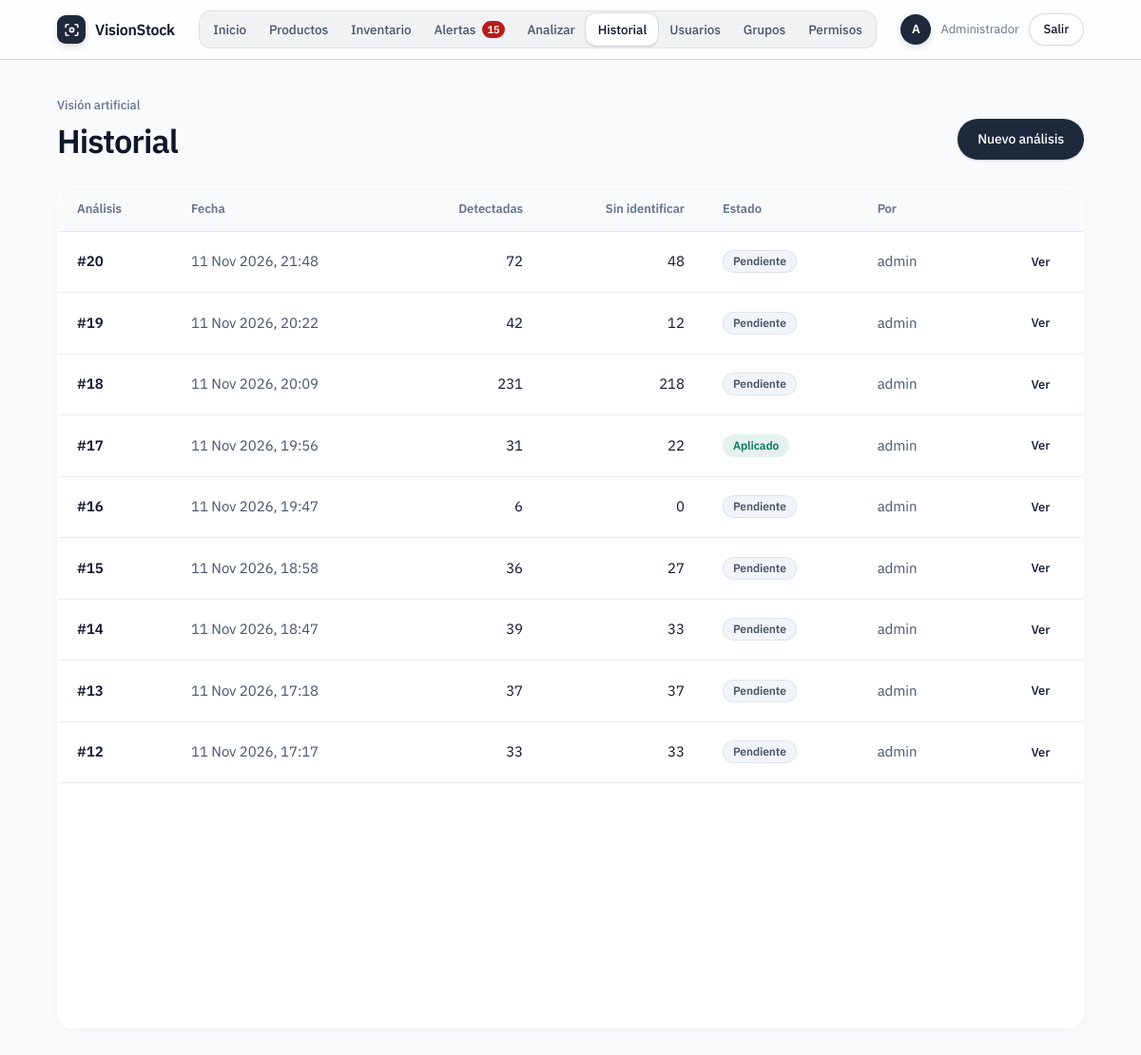
The app's page /analisis/historial/ (signed in) with its own data.
### vision/models.py (models this page shows, shortened)
class Inspection(models.Model):
    image = models.ImageField(upload_to='inspections/', verbose_name='Foto original')
    annotated_image = models.ImageField(
        upload_to='inspections/annotated/', blank=True, verbose_name='Foto analizada')
    total_detected = models.PositiveIntegerField(default=0, verbose_name='Unidades detectadas')
    unidentified = models.PositiveIntegerField(default=0, verbose_name='Sin identificar')
    notes = models.CharField(max_length=255, blank=True, verbose_name='Observaciones')
    applied = models.BooleanField(default=False, verbose_name='Aplicado al inventario')
    created_by = models.ForeignKey(
        settings.AUTH_USER_MODEL, on_delete=models.SET_NULL, null=True,
        blank=True, related_name='inspections', verbose_name='Analizado por')
    created_at = models.DateTimeField(auto_now_add=True, verbose_name='Fecha')
    class Meta:
        verbose_name = 'Análisis'
        verbose_name_plural = 'Análisis'
        ordering = ['-created_at']

### vision/views.py (the view)
# urls.py: path('historial/', views.inspection_list, name='inspection_list'),
@login_required
@permission_required('vision.view_inspection', raise_exception=True)
def inspection_list(request):
    inspections = Inspection.objects.select_related('created_by')[:200]
    return render(request, 'vision/inspection_list.html', {'inspections': inspections})

### inventory/views.py (called while the page is built)
def alertas(request):
    user = getattr(request, 'user', None)
    if user is None or not user.is_authenticated or not user.has_perm('inventory.view_alert'):
        return {}
    return {'alertas_abiertas': Alert.objects.filter(is_resolved=False).count()}

### vision/templates/vision/inspection_list.html (shortened to what this page needs)
{% extends "layouts/base.html" %}
{% block content %}
<div class="page-head">
  <div><p class="eyebrow">Visión artificial</p><h1>Historial</h1></div>
  {% if perms.vision.add_inspection %}<a href="{% url 'inspection_create' %}" class="btn">Nuevo análisis</a>{% endif %}
</div>
<div class="card">
  <div class="table-wrap">
    <table>
      <thead><tr><th>Análisis</th><th>Fecha</th><th class="num">Detectadas</th><th class="num">Sin identificar</th><th>Estado</th><th>Por</th><th></th></tr></thead>
      <tbody>
        {% for i in inspections %}
        <tr>
          <td class="strong"><a href="{% url 'inspection_detail' i.pk %}" style="color:inherit">#{{ i.pk }}</a>{% if i.notes %}<div class="meta small-text muted">{{ i.notes }}</div>{% endif %}</td>
          <td class="muted">{{ i.created_at|date:"d M Y, H:i" }}</td>
          <td class="num">{{ i.total_detected }}</td>
          <td class="num">{{ i.unidentified }}</td>
          <td>{% if i.applied %}<span class="badge green">Aplicado</span>{% else %}<span class="badge">Pendiente</span>{% endif %}</td>
          <td class="muted">{{ i.created_by.username|default:"—" }}</td>
          <td class="actions-cell"><a href="{% url 'inspection_detail' i.pk %}" class="btn ghost small">Ver</a></td>
        </tr>
        {% empty %}
        <tr><td colspan="7"><div class="empty"><h3>Sin análisis</h3><p>Sube la primera foto de una estantería.</p></div></td></tr>
        {% endfor %}
      </tbody>
    </table>
  </div>
</div>
{% endblock %}

### catalog/templates/layouts/base.html (shortened to what this page needs)
{% load static %}<!DOCTYPE html>
<html lang="es">
<head>
  <link rel="stylesheet" href="{% static 'css/app.css' %}?v=2">
</head>
<body>
<header class="nav">
  <div class="nav-inner">
    <a class="brand" href="{% url 'home' %}">
      <span class="brand-mark">{% include 'layouts/logo.svg' %}</span>
      VisionStock
    </a>
    {% if user.is_authenticated %}
    <nav class="nav-links">
      <a class="nav-link" href="{% url 'home' %}">Inicio</a>
      {% if perms.catalog.view_product %}<a class="nav-link" href="{% url 'product_list' %}">Productos</a>{% endif %}
      {% if perms.inventory.view_stockmovement %}<a class="nav-link" href="{% url 'movement_list' %}">Inventario</a>{% endif %}
      {% if perms.inventory.view_alert %}
        <a class="nav-link" href="{% url 'alert_list' %}">Alertas{% if alertas_abiertas %}<span class="nav-count">{{ alertas_abiertas }}</span>{% endif %}</a>
      {% endif %}
      {% if perms.vision.add_inspection %}<a class="nav-link" href="{% url 'inspection_create' %}">Analizar</a>{% endif %}
      {% if perms.vision.view_inspection %}<a class="nav-link" href="{% url 'inspection_list' %}">Historial</a>{% endif %}
      {% if user.is_staff %}
        <a class="nav-link" href="{% url 'usuarios' %}">Usuarios</a>
        <a class="nav-link" href="{% url 'grupos' %}">Grupos</a>
        <a class="nav-link" href="{% url 'permisos' %}">Permisos</a>
      {% endif %}
    </nav>
    <div class="nav-user">
      <span class="avatar" title="{{ user.username }}">{{ user.username|slice:":1"|upper }}</span>
      <span class="who">{{ user.first_name|default:user.username }}</span>
      <form method="post" action="{% url 'logout' %}" class="inline" data-confirm="Se cerrará tu sesión en este equipo." data-confirm-title="¿Cerrar sesión?" data-confirm-button="Cerrar sesión">
        <button type="submit" class="btn secondary small">Salir</button>
      </form>
    </div>
    {% endif %}
  </div>
</header>
<main class="container {% block container_class %}{% endblock %}">
  {% block content %}{% endblock %}
</main>
</body>
</html>

### catalog/templates/layouts/logo.svg
<svg viewBox="0 0 24 24" fill="none" stroke="currentColor" stroke-width="2.2" stroke-linecap="round" stroke-linejoin="round" aria-hidden="true"><path d="M3 8V6a2 2 0 0 1 2-2h2M17 4h2a2 2 0 0 1 2 2v2M21 16v2a2 2 0 0 1-2 2h-2M7 20H5a2 2 0 0 1-2-2v-2"/><circle cx="12" cy="12" r="3"/></svg>

### records on screen
Inspection: pk "20", created_at "11 Nov 2026, 21:48", total_detected "72", unidentified "48", applied "Pendiente", created_by.username "admin"
Inspection: pk "19", created_at "11 Nov 2026, 20:22", total_detected "42", unidentified "12", applied "Pendiente", created_by.username "admin"
Inspection: pk "18", created_at "11 Nov 2026, 20:09", total_detected "231", unidentified "218", applied "Pendiente", created_by.username "admin"
Inspection: pk "17", created_at "11 Nov 2026, 19:56", total_detected "31", unidentified "22", applied "Aplicado", created_by.username "admin"
Inspection: pk "16", created_at "11 Nov 2026, 19:47", total_detected "6", unidentified "0", applied "Pendiente", created_by.username "admin"
Inspection: pk "15", created_at "11 Nov 2026, 18:58", total_detected "36", unidentified "27", applied "Pendiente", created_by.username "admin"
Inspection: pk "14", created_at "11 Nov 2026, 18:47", total_detected "39", unidentified "33", applied "Pendiente", created_by.username "admin"
Inspection: pk "13", created_at "11 Nov 2026, 17:18", total_detected "37", unidentified "37", applied "Pendiente", created_by.username "admin"
Inspection: pk "12", created_at "11 Nov 2026, 17:17", total_detected "33", unidentified "33", applied "Pendiente", created_by.username "admin"

### other values on screen
{{ alertas_abiertas }} "15"
{{ user.username|slice:":1"|upper }} "A"
{{ user.first_name|default:user.username }} "Administrador"
